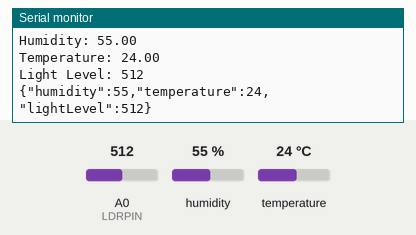
Recording of a sketch running on a simulated Arduino Uno, built with avr-gcc and run on an emulated ATmega328P. Shown: the last lines printed to the serial monitor. The test bench sets the inputs (shaded band); at power-on: humidity 55 %, A0 (LDRPIN) = 512, temperature 24 °C.

Above: at 1.3 s.
1.4 s: humidity set to 22 %
At 2.5 s:
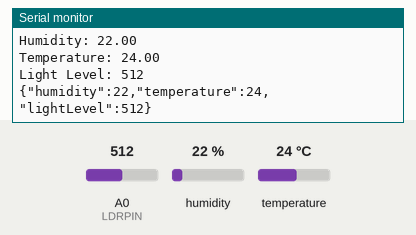
2.9 s: A0 (LDRPIN) set to 716
At 3.5 s:
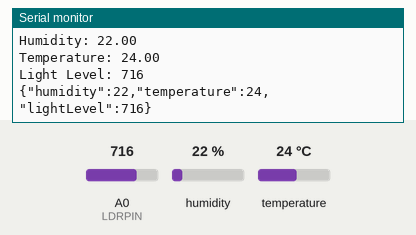
4.4 s: temperature set to 12 °C
5.9 s: A0 (LDRPIN) set to 900
At 6.5 s:
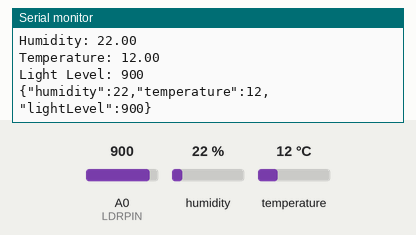
7.4 s: humidity set to 40 %
At 8.6 s:
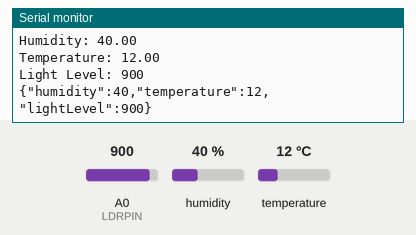
Timing chart, 0 to 9.9 s (numbered marks = the images above; inputs shaded):
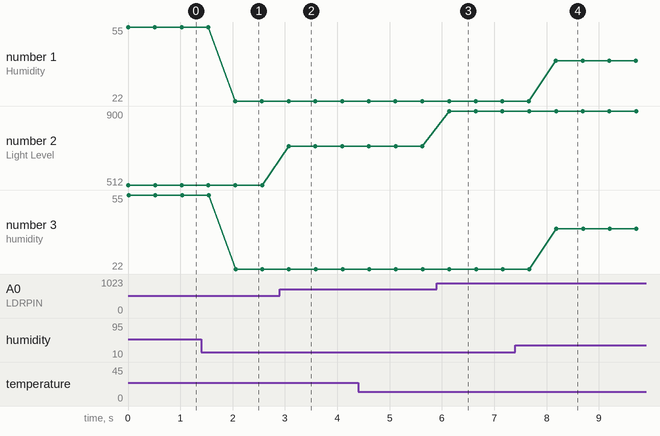

Measured:
- after the input at 1.4 s, the serial monitor: prints a new line after 0.65 s (image 1)
- after the input at 2.9 s, the serial monitor: prints a new line after 0.17 s (image 2)
- after the input at 5.9 s, the serial monitor: prints a new line after 0.24 s (image 3)
- after the input at 7.4 s, the serial monitor: prints a new line after 0.78 s (image 4)
- plotted number 1: 55 → 22 after the input at 1.4 s, 22 → 40 after the input at 7.4 s
- plotted number 2: 512 → 716 after the input at 2.9 s, 716 → 900 after the input at 5.9 s
- plotted number 3: 55 → 22 after the input at 1.4 s, 22 → 40 after the input at 7.4 s

The sketch:

caelum_MEGA_v1.ino
```cpp
/*
   Author: Derrick Locha Mayiku
   Description: This code reads temperature, humidity and light level data from sensors and sends the data to an ESP8266 module via SoftwareSerial.
   Version: 1.0
   Last modified: 2022-04-15
*/

/*
   DISCLAIMER:
   This code is provided as is and is intended for educational purposes only. The author makes no guarantees or warranties about the accuracy, reliability, or suitability of this code for any purpose. The author is not responsible for any damage or harm caused by the use or misuse of this code.
*/

/*
   This code uses the following libraries:
   - SoftwareSerial: to communicate with the ESP8266 module via serial
   - DHT: to read temperature and humidity data from the DHT22 sensor
   - ArduinoJson: to serialize the data as a JSON object for transmission
*/

#include <SoftwareSerial.h> // Import the SoftwareSerial library for serial communication with ESP8266
#include <DHT.h> // Import the DHT library for interfacing with the DHT22 sensor
#include <ArduinoJson.h> // Import the ArduinoJson library for JSON serialization

#define DHTTYPE DHT22 // Define the type of DHT sensor being used
#define DHTPIN 4 // Define the digital pin to which the DHT22 sensor is connected
#define LDRPIN A0 // Define the analog pin to which the LDR sensor is connected

SoftwareSerial esp(10, 11); // RX, TX: create a new software serial object for communication with the ESP8266

DHT dht(DHTPIN, DHTTYPE); // Create a new instance of the DHT class

void setup() {
  Serial.begin(115200); // Initialize the serial monitor
  esp.begin(115200); // Initialize the software serial communication with the ESP8266
  dht.begin(); // Initialize the DHT sensor
  pinMode(LDRPIN, INPUT); // Set the mode of the LDR sensor pin to input
}

void loop() {
  float humidity = dht.readHumidity(); // Read the humidity value from the DHT sensor
//  delay(1000);
  float temperature = dht.readTemperature(); // Read the temperature value from the DHT sensor
//  delay(1000);
  int lightLevel = analogRead(LDRPIN); // Read the light level from the LDR sensor

  if (isnan(humidity) || isnan(temperature)) { // Check if either the humidity or temperature value is NaN
    Serial.println("Failed to read from DHT sensor!"); // Print a failure message to the serial monitor
    return; // Exit the loop
  }

  Serial.print("Humidity: "); // Print the humidity label to the serial monitor
  Serial.println(humidity); // Print the humidity value to the serial monitor
  Serial.print("Temperature: "); // Print the temperature label to the serial monitor
  Serial.println(temperature); // Print the temperature value to the serial monitor
  Serial.print("Light Level: "); // Print the light level label to the serial monitor
  Serial.println(lightLevel); // Print the light level value to the serial monitor

  // Create a new JSON object using the ArduinoJson library
  StaticJsonDocument<200> doc;
  doc["humidity"] = humidity; // Add the humidity value to the JSON object
  doc["temperature"] = temperature; // Add the temperature value to the JSON object
  doc["lightLevel"] = lightLevel; // Add the light level value to the JSON object

  String jsonString; // Create a new string to hold the serialized JSON data
  serializeJson(doc, jsonString); // Serialize the JSON data into a string using the ArduinoJson library

  esp.print(jsonString); // Send the serialized JSON data to the ESP8266 via software serial communication
  esp.print('\n'); // Send a newline character to terminate the JSON data

  Serial.println(jsonString); // Print the serialized JSON data to the serial monitor

  delay(500); // Delay for half a second
}
```
